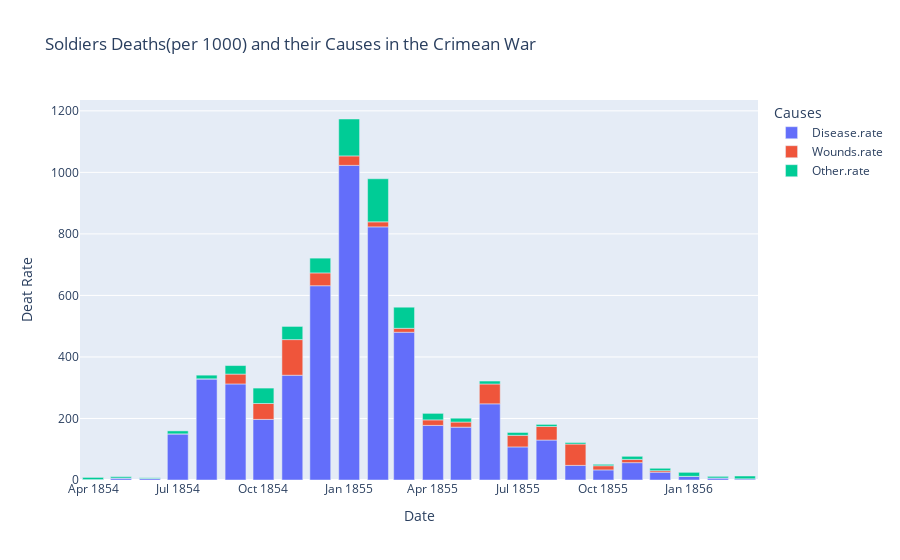

This figure's notebook cell:
### Markdown cell above
### Attempt 3 : An attempt to represent complete information in one graph

### Code cell
wide_df = px.data.medals_wide()
fig = px.bar(df, x="Date", y=["Disease.rate", "Wounds.rate", "Other.rate"], title="Soldiers Deaths(per 1000) and their Causes in the Crimean War")
fig.update_layout(legend_title_text='Causes', yaxis_title="Deat Rate")
fig.show()

### Figure 1 — Plotly figure (JSON) as saved in the notebook; plotly's stock layout.template omitted (floating-point values rounded to 4 significant figures)
{"data": [{"alignmentgroup": "True", "hovertemplate": "variable=Disease.rate<br>Date=%{x}<br>value=%{y}<extra></extra>", "legendgroup": "Disease.rate", "marker": {"color": "#636efa"}, "name": "Disease.rate", "offsetgroup": "Disease.rate", "orientation": "v", "showlegend": true, "textposition": "auto", "type": "bar", "x": ["1854-04-01", "1854-05-01", "1854-06-01", "1854-07-01", "1854-08-01", "1854-09-01", "1854-10-01", "1854-11-01", "1854-12-01", "1855-01-01", "1855-02-01", "1855-03-01", "1855-04-01", "1855-05-01", "1855-06-01", "1855-07-01", "1855-08-01", "1855-09-01", "1855-10-01", "1855-11-01", "1855-12-01", "1856-01-01", "1856-02-01", "1856-03-01"], "xaxis": "x", "y": [1.4, 6.2, 4.7, 150, 328.5, 312.2, 197, 340.6, 631.5, 1023.0, 822.8, 480.3, 177.5, 171.8, 247.6, 107.5, 129.9, 47.5, 32.8, 56.4, 25.3, 11.4, 6.6, 3.9], "yaxis": "y"}, {"alignmentgroup": "True", "hovertemplate": "variable=Wounds.rate<br>Date=%{x}<br>value=%{y}<extra></extra>", "legendgroup": "Wounds.rate", "marker": {"color": "#EF553B"}, "name": "Wounds.rate", "offsetgroup": "Wounds.rate", "orientation": "v", "showlegend": true, "textposition": "auto", "type": "bar", "x": ["1854-04-01", "1854-05-01", "1854-06-01", "1854-07-01", "1854-08-01", "1854-09-01", "1854-10-01", "1854-11-01", "1854-12-01", "1855-01-01", "1855-02-01", "1855-03-01", "1855-04-01", "1855-05-01", "1855-06-01", "1855-07-01", "1855-08-01", "1855-09-01", "1855-10-01", "1855-11-01", "1855-12-01", "1856-01-01", "1856-02-01", "1856-03-01"], "xaxis": "x", "y": [0, 0, 0, 0, 0.4, 32.1, 51.7, 115.8, 41.7, 30.7, 16.3, 12.8, 17.9, 16.6, 64.5, 37.7, 44.1, 69.4, 13.6, 10.5, 5, 0.5, 0, 0], "yaxis": "y"}, {"alignmentgroup": "True", "hovertemplate": "variable=Other.rate<br>Date=%{x}<br>value=%{y}<extra></extra>", "legendgroup": "Other.rate", "marker": {"color": "#00cc96"}, "name": "Other.rate", "offsetgroup": "Other.rate", "orientation": "v", "showlegend": true, "textposition": "auto", "type": "bar", "x": ["1854-04-01", "1854-05-01", "1854-06-01", "1854-07-01", "1854-08-01", "1854-09-01", "1854-10-01", "1854-11-01", "1854-12-01", "1855-01-01", "1855-02-01", "1855-03-01", "1855-04-01", "1855-05-01", "1855-06-01", "1855-07-01", "1855-08-01", "1855-09-01", "1855-10-01", "1855-11-01", "1855-12-01", "1856-01-01", "1856-02-01", "1856-03-01"], "xaxis": "x", "y": [7, 4.6, 2.5, 9.6, 11.9, 27.7, 50.1, 42.8, 48, 120, 140.1, 68.6, 21.2, 12.5, 9.6, 9.3, 6.7, 5, 4.6, 10.1, 7.8, 13, 5.2, 9.1], "yaxis": "y"}], "layout": {"barmode": "relative", "legend": {"title": {"text": "Causes"}, "tracegroupgap": 0}, "title": {"text": "Soldiers Deaths(per 1000) and their Causes in the Crimean War"}, "xaxis": {"anchor": "y", "domain": [0, 1], "title": {"text": "Date"}}, "yaxis": {"anchor": "x", "domain": [0, 1], "title": {"text": "Deat Rate"}}}}
